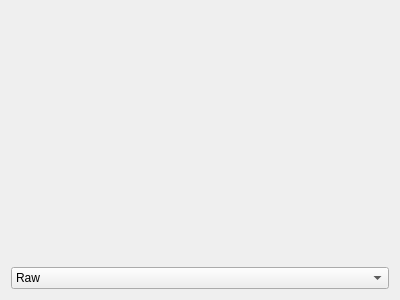
<?xml version="1.0" encoding="UTF-8"?>
<ui version="4.0">
 <class>MapPlotWidget</class>
 <widget class="QWidget" name="MapPlotWidget">
  <property name="geometry">
   <rect>
    <x>0</x>
    <y>0</y>
    <width>400</width>
    <height>300</height>
   </rect>
  </property>
  <property name="windowTitle">
   <string>Form</string>
  </property>
  <layout class="QVBoxLayout" name="verticalLayout">
   <item>
    <widget class="QCustomPlot" name="customPlot" native="true"/>
   </item>
   <item>
    <widget class="QComboBox" name="comboBox">
     <item>
      <property name="text">
       <string>Raw</string>
      </property>
     </item>
     <item>
      <property name="text">
       <string>Centered</string>
      </property>
     </item>
     <item>
      <property name="text">
       <string>Map</string>
      </property>
     </item>
    </widget>
   </item>
  </layout>
 </widget>
 <customwidgets>
  <customwidget>
   <class>QCustomPlot</class>
   <extends>QWidget</extends>
   <header>qcustomplot.h</header>
   <container>1</container>
  </customwidget>
 </customwidgets>
 <resources/>
 <connections/>
</ui>
